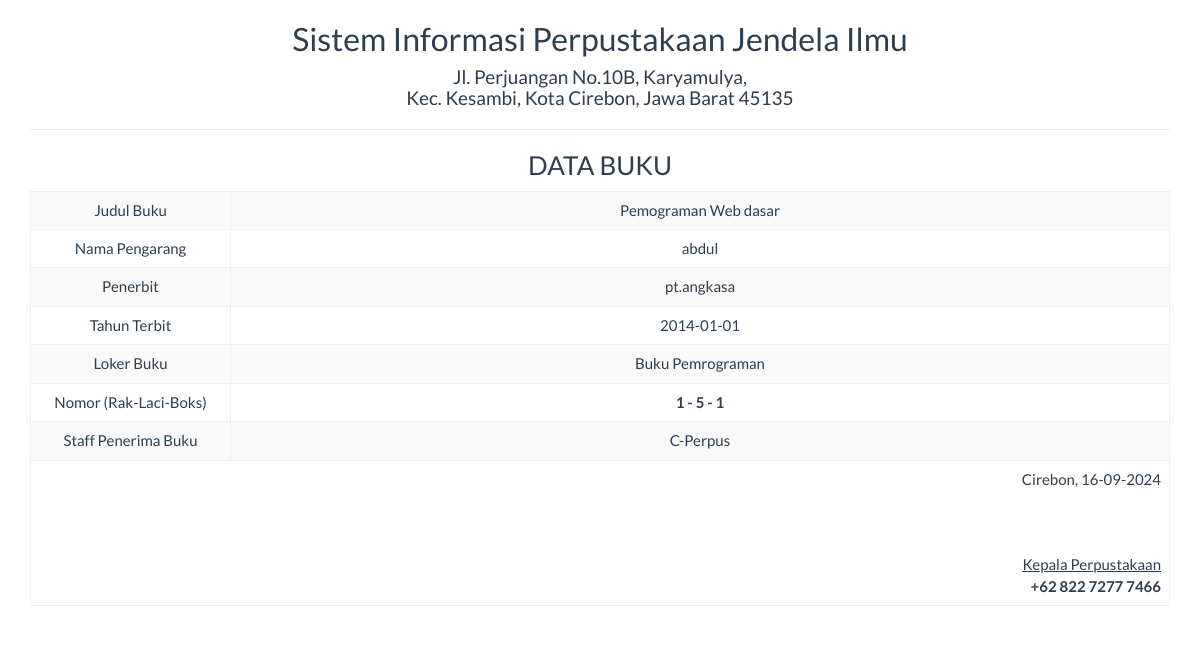
Screenshot of /report/buku_satu.php?id=9 with the database file from the repository.
### tables this page shows
CREATE TABLE `buku` (
  `id` int(11) NOT NULL,
  `loker_buku` varchar(25) NOT NULL,
  `no_rak` int(11) NOT NULL,
  `no_laci` int(11) NOT NULL,
  `no_boks` int(11) NOT NULL,
  `judul_buku` varchar(100) NOT NULL,
  `nama_pengarang` varchar(100) NOT NULL,
  `tahun_terbit` date NOT NULL,
  `penerima` varchar(50) NOT NULL,
  `penerbit` varchar(50) NOT NULL,
  `status` varchar(25) NOT NULL,
  `keterangan` varchar(100) NOT NULL,
  `gambar_buku` text NOT NULL
);

### report/buku_satu.php (the view, shortened to what this page needs)
<!DOCTYPE html>
<html>
    <head>
        <link href="../Assets/css/bootstrap.min.css" rel="stylesheet" type="text/css"/>
    </head>
    <body onload="print()">
        <?php
        include '../config/koneksi.php';
        $sql = "SELECT * FROM buku WHERE id='" . $_GET ['id'] . "'";
        $query = mysqli_query($koneksi, $sql) or die("SQL Detail error");
        $data = mysqli_fetch_array($query);
        ?>
        <div class="container">
            <div class='row'>
                <div class="col-sm-12">
                    <div class="text-center">
                        <h2>Sistem Informasi Perpustakaan Jendela Ilmu </h2>
                        <h4>Jl. Perjuangan No.10B, Karyamulya, <br> Kec. Kesambi, Kota Cirebon, Jawa Barat 45135</h4>
                        <hr>
                        <h3>DATA BUKU</h3>
                        <table class="table table-bordered table-striped table-hover">
                            <tbody>
								<tr>
                                    <td>Judul Buku</td> <td><?= $data['judul_buku'] ?></td>
                                </tr>
                                <tr>
                                    <td width="200">Nama Pengarang</td> <td><?= $data['nama_pengarang'] ?></td>
                                <tr>
                                    <td>Penerbit</td> <td><?= $data['penerbit'] ?></td>
                                </tr>
                                 <tr>
                                    <td>Tahun Terbit</td> <td><?= $data['tahun_terbit'] ?></td>
                                </tr>
                                 <tr>
                                    <td>Loker Buku</td> <td><?= $data['loker_buku'] ?></td>
                                </tr>
                                <tr>
                                    <td>Nomor (Rak-Laci-Boks)</td> <td><strong><?= $data['no_rak'] ?> - <?= $data['no_laci'] ?> - <?= $data['no_boks'] ?></strong></td>
                                </tr>
								<tr>
                                    <td>Staff Penerima Buku</td> <td><?= $data['penerima'] ?></td>
                                </tr>
                            </tbody>
                            <tfoot>
                                <tr>
                                    <td colspan="2" class="text-right">
                                        Cirebon,  <?= date("d-m-Y") ?>
                                        <br><br><br><br>
                                        <u>Kepala Perpustakaan<strong></u><br>
                                        +62 822 7277 7466
									</td>
								</tr>
							</tfoot>
                        </table>
                    </div>
                </div>
            </div>
    </body>
</html>

### rows the page displays
buku: judul_buku "Pemograman Web dasar", nama_pengarang "abdul", penerbit "pt.angkasa", tahun_terbit "2014-01-01", loker_buku "Buku Pemrograman", no_rak "1", no_laci "5", no_boks "1", penerima "C-Perpus"
